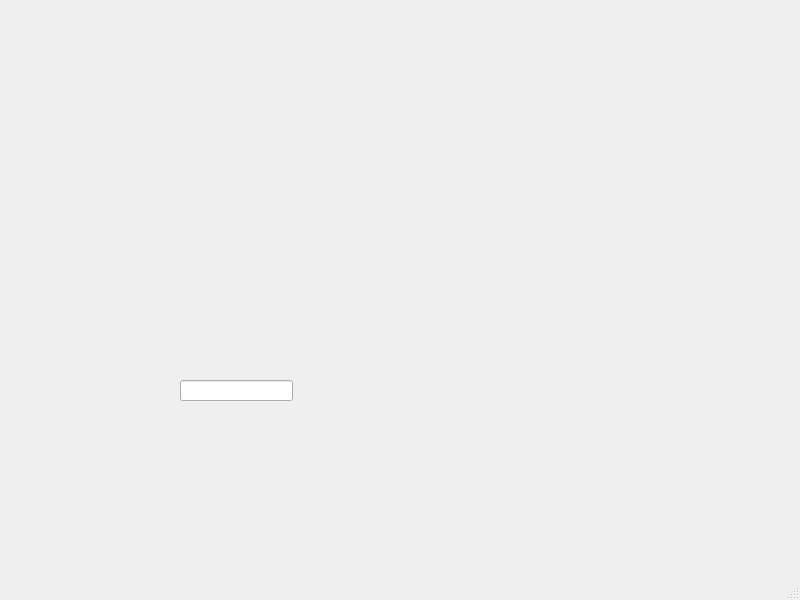
<?xml version="1.0" encoding="UTF-8"?>
<ui version="4.0">
 <class>MainWindow</class>
 <widget class="QMainWindow" name="MainWindow">
  <property name="geometry">
   <rect>
    <x>0</x>
    <y>0</y>
    <width>800</width>
    <height>600</height>
   </rect>
  </property>
  <property name="windowTitle">
   <string>MainWindow</string>
  </property>
  <widget class="QWidget" name="centralwidget">
   <widget class="QLineEdit" name="lineEdit">
    <property name="geometry">
     <rect>
      <x>180</x>
      <y>380</y>
      <width>113</width>
      <height>21</height>
     </rect>
    </property>
   </widget>
  </widget>
  <widget class="QMenuBar" name="menubar">
   <property name="geometry">
    <rect>
     <x>0</x>
     <y>0</y>
     <width>800</width>
     <height>20</height>
    </rect>
   </property>
  </widget>
  <widget class="QStatusBar" name="statusbar"/>
 </widget>
 <resources/>
 <connections/>
</ui>
